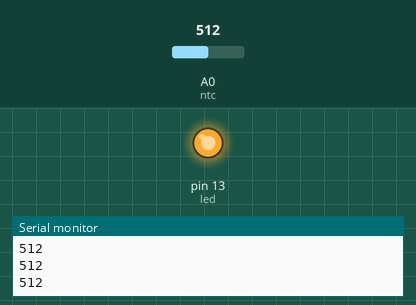
A sketch run on a simulated Arduino Uno, built with avr-gcc and run on an emulated ATmega328P. Parts: output pins drawn as LEDs (lit = HIGH), the last lines printed to the serial monitor. The inputs (shaded band) are chosen by the test bench; at power-on: A0 (ntc) = 512.

Above: at 1.2 s.
1.3 s: A0 (ntc) set to 488
At 2.1 s:
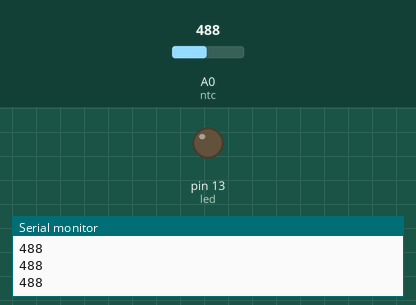
2.8 s: A0 (ntc) set to 511
At 3.3 s:
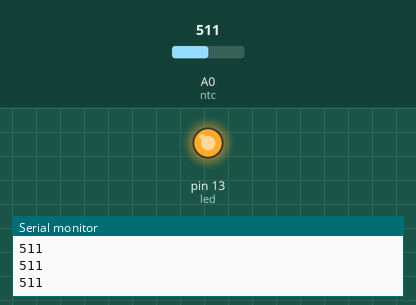
4.3 s: A0 (ntc) set to 306
At 5.3 s:
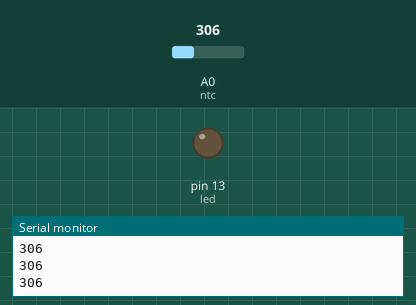
Timing chart, 0 to 7.3 s (numbered marks = the images above; inputs shaded):
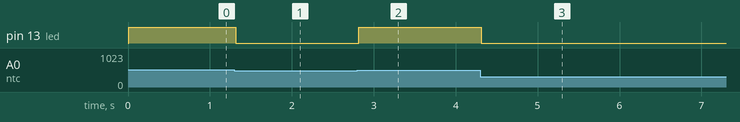

The sketch:

Main.ino
```cpp
const byte led=13;
const byte ntc=A0;

int medida=0;
int nivel=500;

void monitoriza(){
    Serial.println(medida);
    delay(10);
}

void setup()
{
	pinMode(led,OUTPUT);
    pinMode(ntc, INPUT);
    Serial.begin(9600);
}

void loop()
{
    medida=analogRead(ntc);
    monitoriza();

    if(medida>nivel){
        digitalWrite(led,HIGH);
    } else{
        digitalWrite(led,LOW);
    }
}
```

Measured:
- the behaviour switches between 501 and 500 on A0 (ntc) (found by bisection; images 0 and 1)
- after the input at 1.3 s, pin 13 (led): HIGH → LOW at once
- after the input at 2.8 s, pin 13 (led): LOW → HIGH at once
- after the input at 4.3 s, pin 13 (led): HIGH → LOW at once
